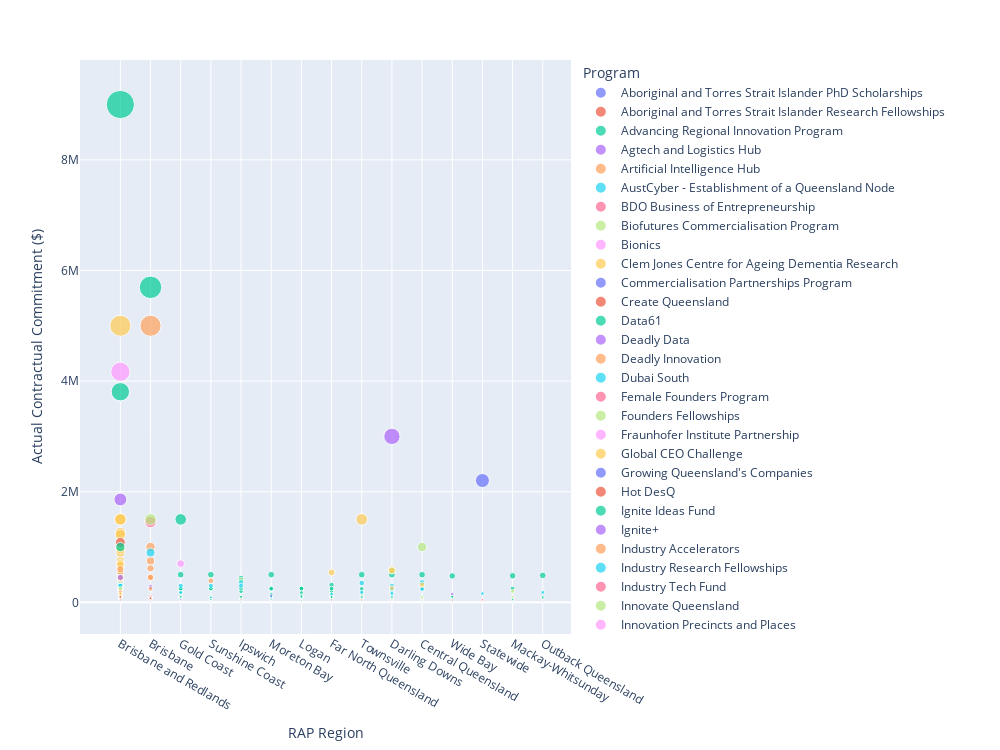

The cell this chart's notebook holds for it:
### Markdown cell above
### The Funding Distribution between the RAP Region

After understanding the funding for each program, the following diagram illustrates the funding distribution between the RAP Region.
* **Note:** The following visualization analysis contains the same information as above, **but** it is **further dissects** down into **different regions**.

### Code cell
fig = px.scatter(df_B, x="RAP Region", y="Actual Contractual Commitment ($)", color="Program", size="Actual Contractual Commitment ($)", width=1000, height=750)
fig.update_xaxes(categoryorder='array', categoryarray= ['Brisbane and Redlands','Brisbane', 'Gold Coast','Sunshine Coast','Ipswich', 'Moreton Bay', 'Logan', 'Far North Queensland', 'Townsville', 'Darling Downs', 'Central Queensland', 'Wide Bay', 'Statewide', 'Mackay-Whitsunday', 'Outback Queensland', 'NonQueensland'])
fig.show()
